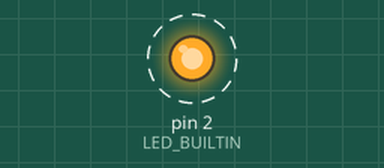
Recording of a sketch running on a simulated Arduino Uno, built with avr-gcc and run on an emulated ATmega328P. Parts: output pins drawn as LEDs (lit = HIGH). Dashed ring = blinking. What the sketch prints to the serial monitor is not drawn.

Above: at 0.5 s.
Timing chart, 0 to 4.6 s (numbered marks = the images above):
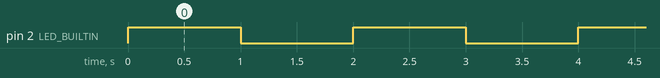

The sketch:

SerialPrint_ans.ino
```cpp
/*****************
* 目標: 在內建LED燈亮時印出"LED on."的字樣，在LED燈熄滅時印出"LED off."的字樣
*
* 動作拆解:
* 1. 啟動序列埠通訊
* 2. 序列埠印出字串並換行
*****************/

// 設定接腳編號
#define LED_BUILTIN 2

// 設定函式，只會執行一次
void setup() {
  // 1. 啟動序列埠通訊
  pinMode(LED_BUILTIN, OUTPUT);
  Serial.begin(9600);
}

// 迴圈函式，會不斷重複執行
void loop() {
  // 2. 序列埠印出字串並換行
  digitalWrite(LED_BUILTIN, HIGH);   // 輸出高電位的訊號到led接腳
  Serial.println("LED on.");
  delay(1000);               // 暫停程式執行一秒鐘
  digitalWrite(LED_BUILTIN, LOW);    // 輸出低電位的訊號到led接腳
  Serial.println("LED off.");
  delay(1000);               // 暫停程式執行一秒鐘
}
```

Measured:
- by itself, pin 2 (LED_BUILTIN): alternates HIGH for 1.0 s and LOW for 1.0 s
